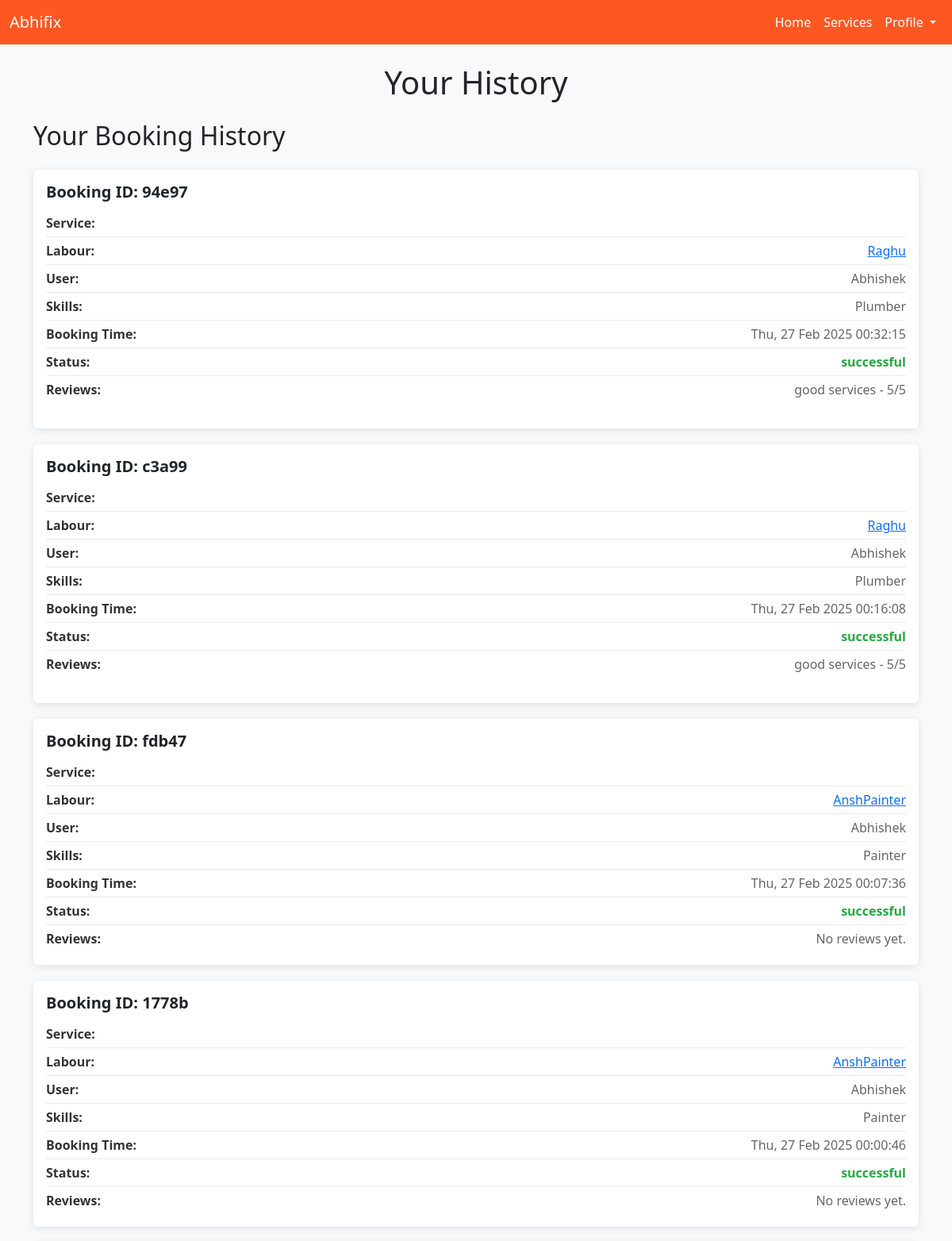
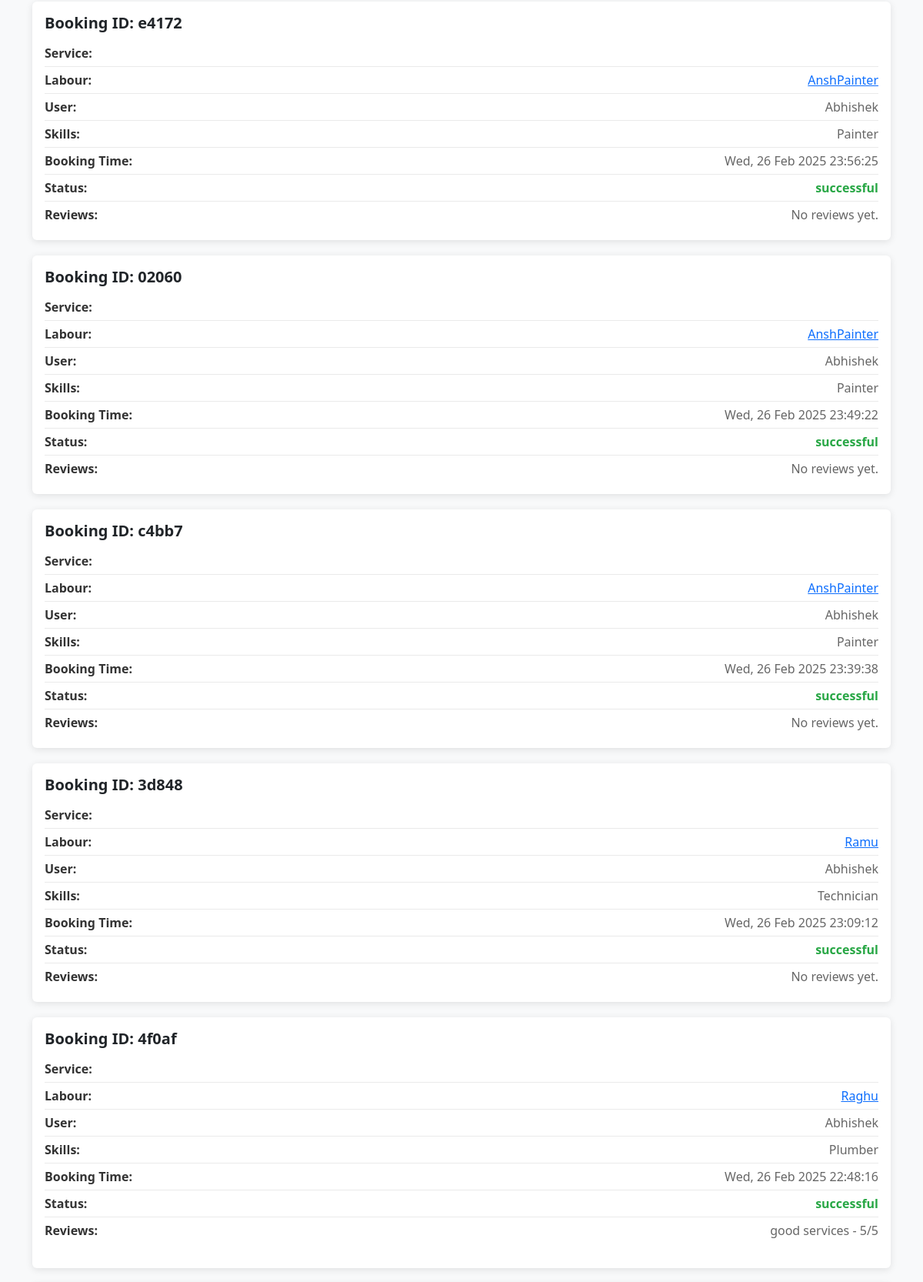
Page /history/ (signed in, upper part) on the committed database (2 pictures, top to bottom).
### myapp/models.py (models this page shows, shortened)
class Booking(models.Model):
    user = models.ForeignKey(User, on_delete=models.CASCADE)
    labour = models.ForeignKey('Labour', on_delete=models.CASCADE)
    email = models.EmailField(max_length=254, null=True, blank=True)
    booking_id = models.CharField(max_length=20, default='', unique=True, editable=False)
    expected_time = models.DateTimeField(default=timezone.now)
    booking_time = models.DateTimeField(auto_now_add=True)
    status = models.CharField(max_length=20, default='pending')
    amount = models.IntegerField(default=0)
    razorpay_order_id = models.CharField(max_length=255, null=True, blank=True)  # Add this field

class Labour(models.Model):
    user = models.OneToOneField(User, on_delete=models.CASCADE, related_name='labour_profile')
    phone = models.CharField(max_length=15, null=True, blank=True)  # Updated to CharField to handle phone numbers better
    image = models.ImageField(upload_to='images/', null=True, blank=True)
    skills = models.ManyToManyField(Skill, related_name='labours', blank=True)
    experience = models.CharField(max_length=100, null=True)
    email = models.EmailField(max_length=254, null=True, blank=True)
    price = models.DecimalField(max_digits=10, decimal_places=2, null=True,blank=True)
    is_available = models.BooleanField(default=True)
    last_booking_time = models.DateTimeField(null=True, blank=True)

class Skill(models.Model):
    name = models.CharField(max_length=100)

class Review(models.Model):
    labour = models.ForeignKey(Labour,on_delete=models.CASCADE, related_name='reviews')
    user = models.ForeignKey(User, on_delete=models.CASCADE)
    rating = models.PositiveIntegerField(default=0)  # Rating between 0 to 5
    comment = models.TextField(null=True, blank=True)  # Optional comment field
    timestamp = models.DateTimeField(auto_now_add=True)  # Automatically sets date and time of the review

### myapp/views.py (the view)
# urls.py: path('history/', views.booking_history, name='history'),
@login_required
def booking_history(request):
    bookings = Booking.objects.filter(user=request.user).prefetch_related('labour__skills').order_by('-expected_time')
    histories = History.objects.filter(user=request.user).order_by('-timestamp')
    payments = Payment.objects.filter(user=request.user).order_by('-created_at')
    for booking in bookings:
        booking.reviews = Review.objects.filter(labour=booking.labour, user=request.user)
    return render(request, 'history.html', {
        'username': request.user.username,
        'bookings': bookings,
        'histories': histories,
        'payments': payments
    })

### templates/history.html (shortened to what this page needs)
<!DOCTYPE html>
<html lang="en">
<head>
    <link href="https://cdn.jsdelivr.net/npm/bootstrap@5.3.0/dist/css/bootstrap.min.css" rel="stylesheet">
</head>
<body>
    <nav class="navbar navbar-expand-lg navbar-dark">
        <div class="container-fluid">
            <a class="navbar-brand" href="{% url 'home' %}">Abhifix</a>
            <div class="collapse navbar-collapse" id="navbarNav">
                <ul class="navbar-nav ms-auto">
                    <li class="nav-item">
                        <a class="nav-link" href="{% url 'home' %}">Home</a>
                    </li>
                    <li class="nav-item">
                        <a class="nav-link" href="{% url 'services' %}">Services</a>
                    </li>
                    <li class="nav-item dropdown">
                        <a class="nav-link dropdown-toggle" href="#" id="navbarDropdown" role="button" data-bs-toggle="dropdown" aria-expanded="false">
                            Profile
                        </a>
                    </li>
                </ul>
            </div>
        </div>
    </nav>
    <div class="container">
        <h1 class="text-center my-4">Your History</h1>
        <div class="section mb-5">
            <h2 class="mb-4">Your Booking History</h2>
            {% if bookings %}
                {% for booking in bookings %}
                    <div class="card">
                        <div class="card-body">
                            <h5 class="card-title">Booking ID: {{ booking.booking_id }}</h5>
                            <div class="info-item">
                                <span class="info-label">Service:</span>
                            </div>
                            <div class="info-item">
                                <span class="info-label">Labour:</span>
                                <span class="info-value">
                                    <a href="{% url 'labour_detail' booking.labour.id %}">
                                        {{ booking.labour.user.username }}
                                    </a>
                                </span>
                            </div>
                            <div class="info-item">
                                <span class="info-label">User:</span>
                                <span class="info-value">{{ user.username }}</span>
                            </div>
                            <div class="info-item">
                                <span class="info-label">Skills:</span>
                                <span class="info-value">
                                    {% for skill in booking.labour.skills.all %}
                                        {{ skill.name }}{% if not forloop.last %}, {% endif %}
                                    {% endfor %}
                                </span>
                            </div>
                            <div class="info-item">
                                <span class="info-label">Booking Time:</span>
                                <span class="info-value">{{ booking.booking_time|date:"D, d M Y H:i:s" }}</span>
                            </div>
                            <div class="info-item">
                                <span class="info-label">Status:</span>
                                <span class="info-value status">{{ booking.status }}</span>
                            </div>
                            <div class="info-item">
                                <span class="info-label">Reviews:</span>
                                <span class="info-value">
                                    {% if booking.reviews %}
                                        {% for review in booking.reviews %}
                                            <p>{{ review.comment }} - {{ review.rating }}/5</p>
                                        {% endfor %}
                                    {% else %}
                                        No reviews yet.
                                    {% endif %}
                                </span>
                            </div>
                        </div>
                    </div>
                {% endfor %}
            {% else %}
                <p class="no-records">No bookings found.</p>
            {% endif %}
        </div>
    </div>
</body>
</html>

### templates/history.html (style rules this page uses)
body { background-color: #f8f9fa; }
.navbar { background-color: #FF5722; }
.navbar-brand, .navbar-nav .nav-link { color: white !important; }
.container { margin-top: 20px; }
.card { margin-bottom: 20px; border: none; box-shadow: 0 2px 10px rgba(0, 0, 0, 0.1); transition: transform 0.2s; }
.card-title { font-size: 1.25rem; font-weight: bold; margin-bottom: 10px; }
.info-item { display: flex; justify-content: space-between; padding: 5px 0; border-bottom: 1px solid #eaeaea; }
.info-item:last-child { border-bottom: none; }
.info-label { font-weight: bold; color: #333; }
.info-value { color: #666; }
.status { font-weight: bold; color: #28a745; }

### rows in the picture
Booking: booking_id "94e97", labour.user.username "Raghu", booking_time "Thu, 27 Feb 2025 00:32:15", status "successful"
Skill: name "Plumber"
Review: comment "good services", rating "5"
Booking: booking_id "c3a99", labour.user.username "Raghu", booking_time "Thu, 27 Feb 2025 00:16:08", status "successful"
Booking: booking_id "fdb47", labour.user.username "AnshPainter", booking_time "Thu, 27 Feb 2025 00:07:36", status "successful", shows "No reviews yet."
Skill: name "Painter"
Booking: booking_id "1778b", labour.user.username "AnshPainter", booking_time "Thu, 27 Feb 2025 00:00:46", status "successful", shows "No reviews yet."
Booking: booking_id "e4172", labour.user.username "AnshPainter", booking_time "Wed, 26 Feb 2025 23:56:25", status "successful", shows "No reviews yet."
Booking: booking_id "02060", labour.user.username "AnshPainter", booking_time "Wed, 26 Feb 2025 23:49:22", status "successful", shows "No reviews yet."
Booking: booking_id "c4bb7", labour.user.username "AnshPainter", booking_time "Wed, 26 Feb 2025 23:39:38", status "successful", shows "No reviews yet."
Booking: booking_id "3d848", labour.user.username "Ramu", booking_time "Wed, 26 Feb 2025 23:09:12", status "successful", shows "No reviews yet."
Skill: name "Technician"
Booking: booking_id "4f0af", labour.user.username "Raghu", booking_time "Wed, 26 Feb 2025 22:48:16", status "successful"

### other values in the picture
{{ user.username }} "Abhishek"
